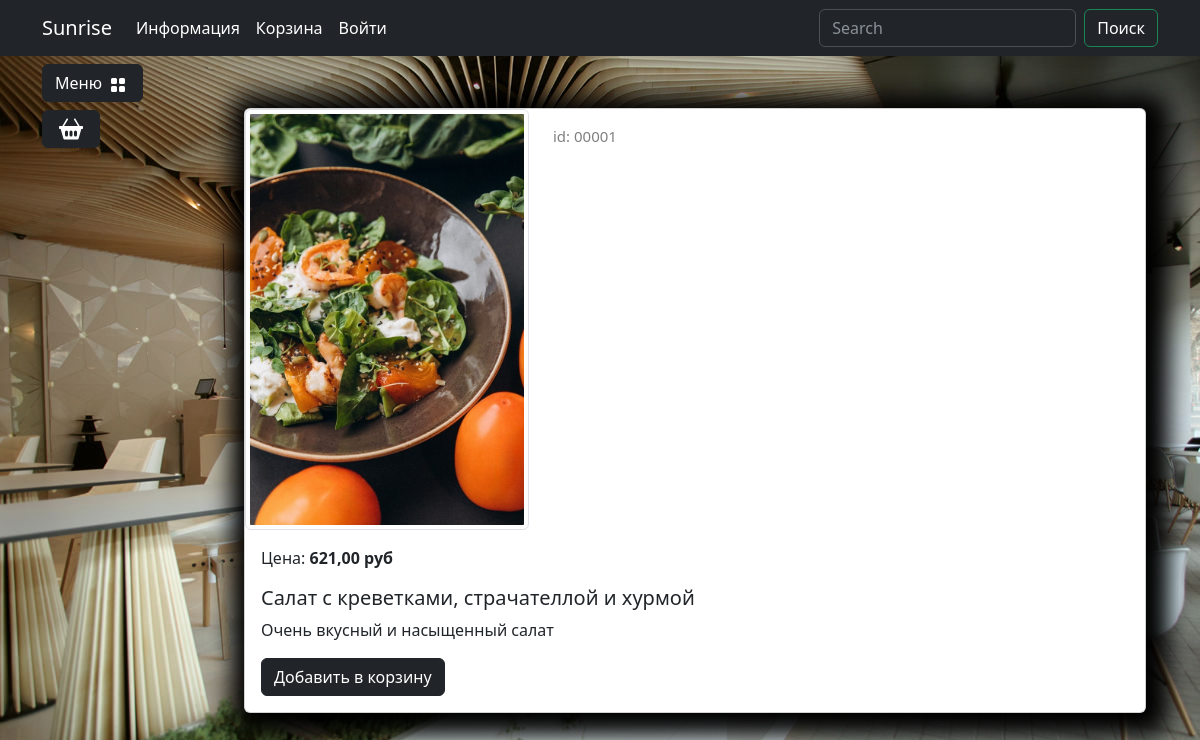
Page /catalog/product/salat-s-krevetkami-strachatelloj-i-hurmoj/ on the committed database.
### goods/models.py (models this page shows, shortened)
class Products(models.Model):
    name=models.CharField(max_length=150,unique=True,verbose_name='Название')
    slug=models.SlugField(max_length=200,unique=True,blank=True,null=True,verbose_name='URL')
    description=models.TextField(blank=True,null=True,verbose_name='Описание')
    image=models.ImageField(upload_to='goods_images',blank=True,null=True,verbose_name='Изображение')
    price=models.DecimalField(default=0.00,max_digits=7,decimal_places=2,verbose_name='Цена')
    discount=models.DecimalField(default=0.00,max_digits=4,decimal_places=2,verbose_name='Скидка в %')
    porcia=models.CharField(max_length=150,default=0,verbose_name='Порция')
    category=models.ForeignKey(to=Categories,on_delete=models.CASCADE,verbose_name='Категория')
    class Meta:
        db_table='product'
        verbose_name='Продукт'
        verbose_name_plural='Продукты'
    def display_id(self):
        return f"{self.id:05}"
    def sell_price(self):
        if self.discount:
            return round(self.price - self.price*self.discount/100,2)
        return self.price

### goods/views.py (the view)
# urls.py: path('product/<slug:product_slug>/', views.product, name='product'),
def product(request,product_slug):
    product=Products.objects.get(slug=product_slug)
    context = {
        'product':product
    }
    return render(request, "goods/product.html",context=context)

### carts/templatetags/carts_tags.py (called while the page is built)
@register.simple_tag()
def user_carts(request):
    if request.user.is_authenticated:
        return Cart.objects.filter(user=request.user)

### goods/templatetags/goods_tags.py (called while the page is built)
@register.simple_tag()
def tag_categories():
    return Categories.objects.all()

### goods/templates/goods/product.html (shortened to what this page needs)
{% extends "base.html" %}
{%load static%}
{%block modal_cart%}
{%  include "includes/cart_button.html" %}
{% endblock %}
{%block content%}
<div class="container mt-5">
    <div class="card mb-4 custom-shadow">
        <div class="row">
            <div class="col-md-4">
                <img src="{{ product.image.url}}"
                    class="img-thumbnail" data-bs-toggle="modal" data-bs-target="#imageModal1">
            </div>
            <div class="col-md-4 ">
                <p class="product_id mt-3">id: {{product.display_id}}</p>
            </div>
        </div>
        <div class="card-body">
            <p class="card-text">Цена: <strong>{{product.sell_price}} руб</strong></p>
            <h5 class="card-title">{{product.name}}</h5>
            <p class="card-text">{{product.description}}</p>
            <a href="{% url "cart:cart_add" product.slug %}" class="btn btn-dark add-to-cart">
            Добавить в корзину</a>
        </div>
    </div>
</div>
{%endblock%}

### static/deps/css/my_css.css (style rules this page uses)
body { background-image: url("../images/bg-image.jpg"); background-repeat: no-repeat; background-attachment: fixed; background-position: center center; background-size: cover; height: 100%; }
.custom-shadow { box-shadow: 5px 5px 25px 19px #000000; }
.product_id { color: gray; font-size: 15px; }

### rows in the picture
Products: image (picture), display_id "00001", sell_price "621,00", name "Салат с креветками, страчателлой и хурмой", description "Очень вкусный и насыщенный салат"
